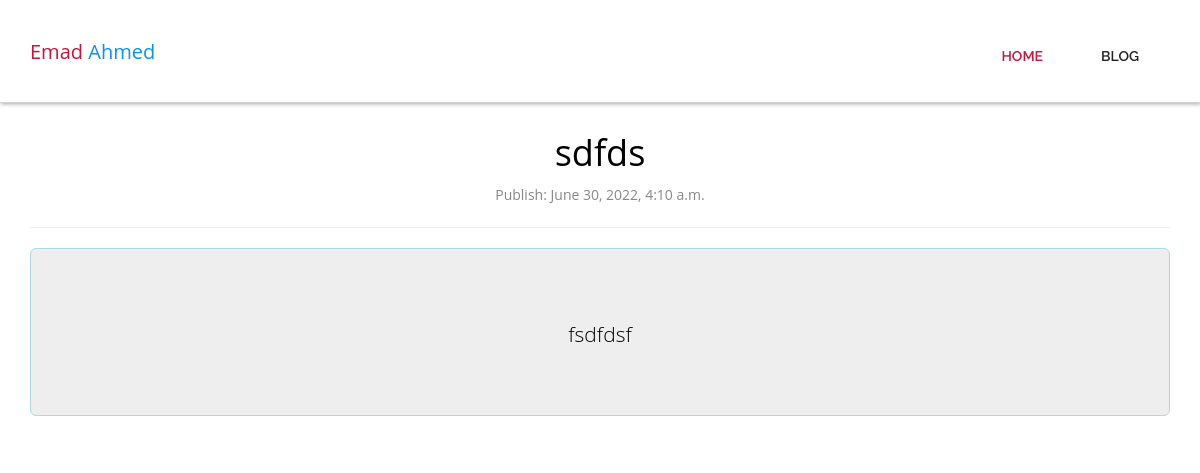
/blog/3/, run on an earlier commit of the app's database.
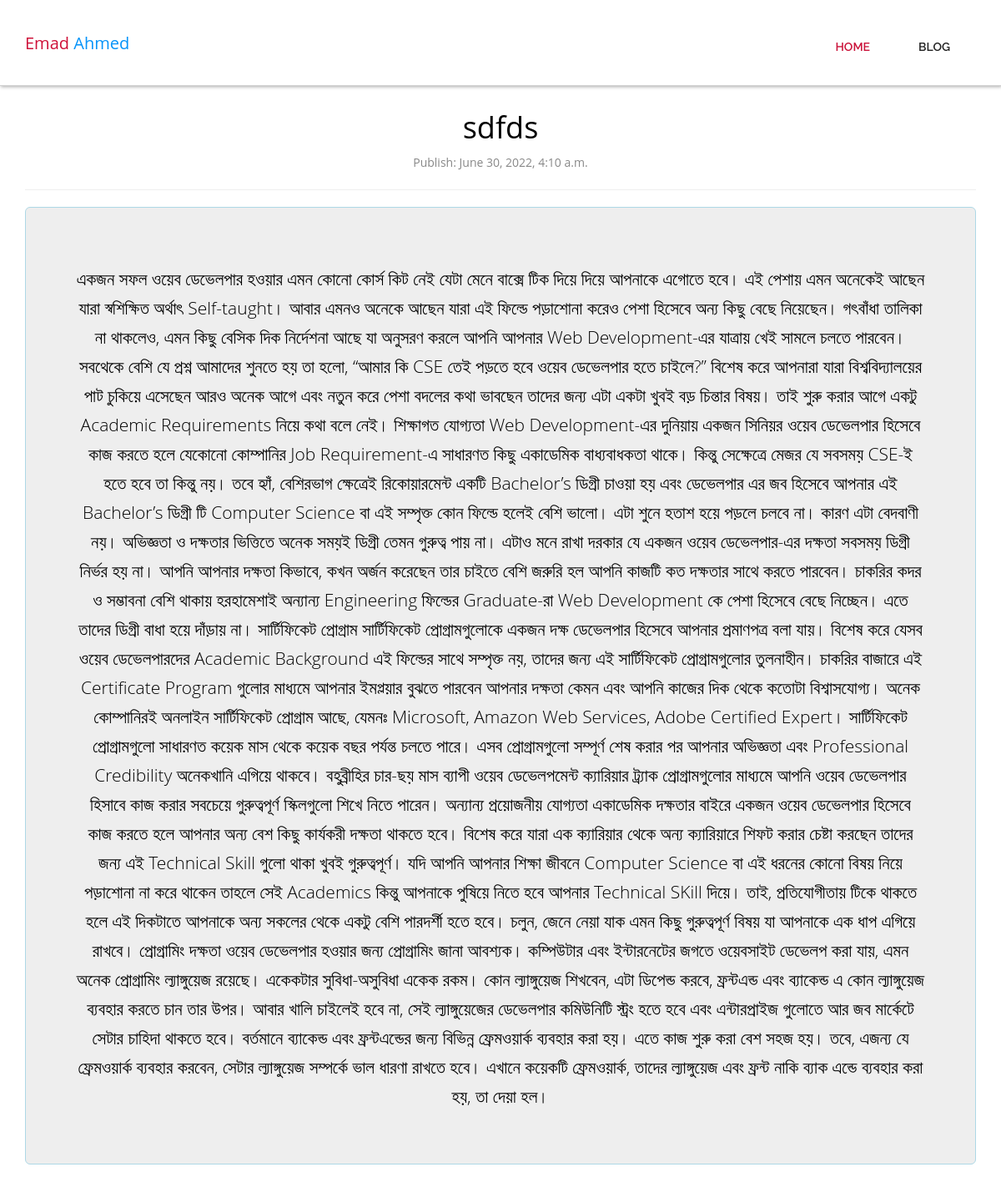
And on a later commit of the database.
### emadapp/models.py (models this page shows)
class Blog(models.Model):
    title = models.CharField(max_length=100)
    description = models.TextField()
    dateblog = models.DateTimeField(auto_now_add=True)

### emadapp/views.py (the view)
# urls.py: path("blog/<int:id>/", blog, name='blog')
def blog(request, id):
    blognews = Blog.objects.get(id=id)
    return render(request, 'blog.html', {'blognews': blognews})

### emadapp/templates/blog.html (shortened to what this page needs)
{% load static %}
<!DOCTYPE html>
<html>
  <head>
    <link
      href="{% static 'css/bootstrap.min.css' %}"
      rel="stylesheet"
      type="text/css"
    />
    <link
      rel="stylesheet"
      href="https://cdnjs.cloudflare.com/ajax/libs/font-awesome/5.15.4/css/all.min.css"
    />
    <link href="{% static 'css/card.css' %}" rel="stylesheet" type="text/css" />
    <link
      rel="stylesheet"
      href="{% static 'js/fancybox/jquery.fancybox.css' %}"
      type="text/css"
      media="screen"
    />
    <link
      href="{% static 'css/style.css' %}"
      rel="stylesheet"
      type="text/css"
    />
    <link
      href="{% static 'css/font-awesome.css' %}"
      rel="stylesheet"
      type="text/css"
    />
    <link
      href="{% static 'css/animate.css' %}"
      rel="stylesheet"
      type="text/css"
    />
  </head>
  <body>
    <header id="header_wrapper">
      <div class="container">
        <div class="header_box">
          <div class="logo">
            <a href="/" class="altitle"
              >Emad <span class="title">Ahmed</span></a
            >
          </div>
          <nav class="navbar navbar-inverse" role="navigation">
            <div id="main-nav" class="collapse navbar-collapse navStyle">
              <ul class="nav navbar-nav" id="mainNav">
                <li class="active">
                  <a href="/" class="scroll-link">Home</a>
                </li>
                <li><a href="#" class="scroll-link">Blog</a></li>
              </ul>
            </div>
          </nav>
        </div>
      </div>
    </header>
    <div class="container">
      <div>
        <h1>{{blognews.title}}</h1>
        <p>Publish: {{blognews.dateblog}}</p>
      </div>
      <hr />
      <div class="jumbotron">
        <p class="myp">{{blognews.description}}</p>
      </div>
    </div>
  </body>
</html>

### emadapp/static/css/style.css (style rules this page uses)
ul { list-style: none; }
.altitle { font-size: 2rem; margin-top: 0.8rem; color: #CE1139; }
.title { color: #0593F9; }
a, a:hover, a:active { outline: 0px !important; text-decoration: none; }
body { background: #fff; font-family: 'Open Sans', sans-serif; font-size: 14px; font-weight: normal; color: #888888; margin: 0; }
p { line-height: 24px; margin: 0; }
#header_wrapper { background: #ffffff; padding: 20px 0px; border-top: bisque; box-shadow: 1px 1px 4px rgba(60, 60, 60, 0.44); border-bottom: 1px solid #D2D2D2; }
.header_box { position: relative; }
.logo { float: left; margin-top: 8px; position: relative; z-index: 2; }
.navbar-inverse { background-color: transparent; border-color: transparent; }
.navbar { min-height: 40px; margin-bottom: 0px; }
.navbar-inverse .navbar-nav>li>a { color: #222; }
.navStyle { float: right; }
.navStyle ul { list-style: none; padding: 0px; }
.navStyle ul li { display: inline-block; margin: 0 5px; }
.navStyle ul li:first-child { ; }
.navStyle ul li:last-child { margin: 0 0 0 23px; }
.navStyle ul li a { display: block; font-size: 14px; color: #222222; font-family: 'Raleway', sans-serif; text-decoration: none; text-transform: uppercase; font-weight: 600; transition: all 0.2s ease-in-out; -moz-transition: all 0.2s ease-in-out; -webkit-transition: all 0.2s ease-in-out; }
.navbar-inverse .navbar-nav>.active>a, .navbar-inverse .navbar-nav>.active>a:hover, .navbar-inverse .navbar-nav>.active>a:focus { color: #CB143B; background-color: transparent; }

### emadapp/templates/blog.html (style rules this page uses)
.container { margin-top: 1rem; text-align: center; }
h1 { color: black; }
.myp { padding-top: 2rem; color: black; line-height: 3.5rem; }
.jumbotron { border: 1px solid #add8e6; }

What changed in the data, as far as the page shows it:
changed Blog "sdfds": description "fsdfdsf" → "একজন সফল ওয়েব ডেভেলপার হওয়ার এমন কোনো কোর্স কিট নেই যেটা মেনে বাক্সে টিক দিয়ে দিয়ে আপনাকে এগোতে হবে। এই পেশায় এমন অনেকেই আছেন যারা স্বশিক্ষিত অর্থাৎ Self-taught। আবার এমনও অনেকে আছেন যারা এই ফিল্ডে পড়াশোনা করেও পেশা হিসেবে অন্য কিছু বেছে নিয়েছেন। গৎবাঁধা তালিকা না থাকলেও, এমন কিছু বেসিক দিক নির্দেশনা আছে যা অনুসরণ করলে আপনি আপনার Web Development-এর যাত্রায় খেই সামলে চলতে পারবেন। সবথেকে বেশি যে প্রশ্ন আমাদের শুনতে হয় তা হলো, “আমার কি CSE তেই পড়তে হবে ওয়েব ডেভেলপার হতে চাইলে?” বিশেষ করে আপনারা যারা বিশ্ববিদ্যালয়ের পাট চুকিয়ে এসেছেন আরও অনেক আগে এবং নতুন করে পেশা বদলের কথা ভাবছেন তাদের জন্য এটা একটা খুবই বড় চিন্তার বিষয়। তাই শুরু করার আগে একটু Academic Requirements নিয়ে কথা বলে নেই। শিক্ষাগত…"
